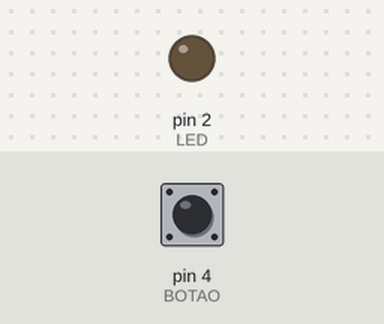
Bench run of a sketch on a simulated Arduino Uno, built with avr-gcc and run on an emulated ATmega328P. Parts: output pins drawn as LEDs (lit = HIGH). The test bench sets the inputs (shaded band); at power-on: pin 4 (BOTAO) LOW.

Above: at 1.2 s.
1.3 s: pin 4 (BOTAO) pulled HIGH for 0.15 s
At 1.37 s:
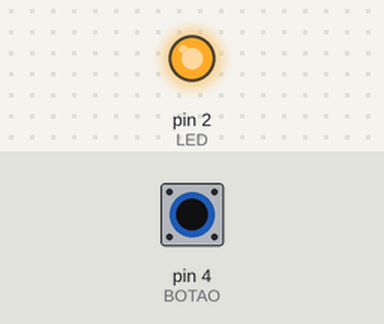
2.9 s: pin 4 (BOTAO) pulled HIGH for 3.2 s
At 6.9 s:
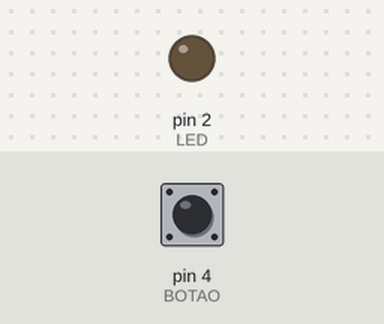
Timing chart, 0 to 8.4 s (numbered marks = the images above; inputs shaded):
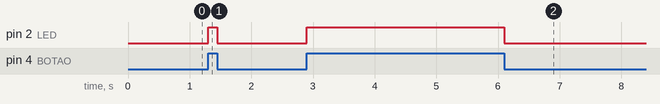

Measured:
- after the input at 1.3 s, pin 2 (LED): LOW → HIGH at once, → LOW 0.15 s later
- after the input at 2.9 s, pin 2 (LED): LOW → HIGH at once, → LOW 3.2 s later

The sketch:

02.1DPMDWJFim.ino
```cpp
/*Criar um algoritmo que tenha um LED definido como ligado.*/

#define LED 2
#define BOTAO 4
void setup()
{
  pinMode(LED, OUTPUT);
  pinMode(BOTAO, INPUT);
}

void loop()
{
  if(digitalRead(BOTAO) == 1){digitalWrite(LED, HIGH);}
  else{digitalWrite(LED, LOW);}


}
```
